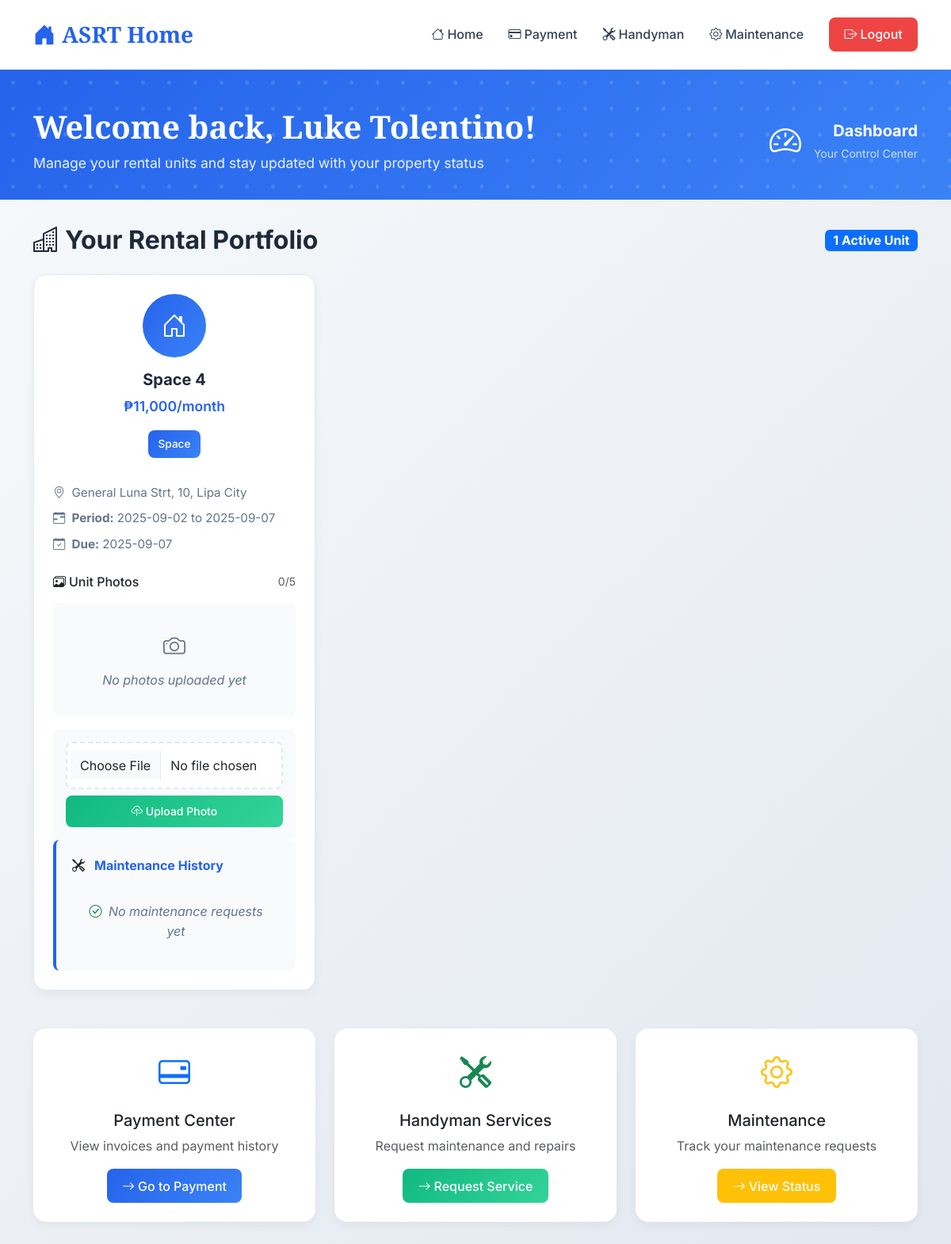
Screenshot of /dashboard.php (signed in) with the database file from the repository.
### tables this page shows
CREATE TABLE `client` (
  `Client_ID` int(11) NOT NULL,
  `Client_fn` varchar(255) DEFAULT NULL COMMENT 'First name',
  `Client_ln` varchar(255) DEFAULT NULL COMMENT 'Last name',
  `Client_Email` varchar(255) NOT NULL COMMENT 'Email address',
  `Client_Phone` varchar(20) DEFAULT NULL COMMENT 'Phone number',
  `C_username` varchar(50) NOT NULL COMMENT 'Username (unique)',
  `C_password` varchar(255) NOT NULL COMMENT 'Password (hashed)',
  `Status` enum('Active','Inactive') NOT NULL DEFAULT 'Active' COMMENT 'Account status'
);

CREATE TABLE `space` (
  `Space_ID` int(11) NOT NULL,
  `Name` varchar(255) DEFAULT NULL,
  `SpaceType_ID` int(11) DEFAULT NULL,
  `UA_ID` int(11) DEFAULT NULL,
  `Street` varchar(255) DEFAULT NULL,
  `Brgy` varchar(255) DEFAULT NULL,
  `City` varchar(255) DEFAULT NULL,
  `Photo` varchar(255) DEFAULT NULL,
  `Price` decimal(10,2) DEFAULT NULL,
  `Flow_Status` varchar(10) NOT NULL DEFAULT 'new',
  `Photo1` varchar(255) DEFAULT NULL,
  `Photo2` varchar(255) DEFAULT NULL,
  `Photo3` varchar(255) DEFAULT NULL,
  `Photo4` varchar(255) DEFAULT NULL,
  `Photo5` varchar(255) DEFAULT NULL
);

CREATE TABLE `spacetype` (
  `SpaceType_ID` int(11) NOT NULL,
  `SpaceTypeName` varchar(255) DEFAULT NULL
);

CREATE TABLE `invoice` (
  `Invoice_ID` int(11) NOT NULL,
  `Client_ID` int(11) DEFAULT NULL,
  `InvoiceDate` date DEFAULT NULL,
  `EndDate` date DEFAULT NULL,
  `InvoiceTotal` decimal(10,2) DEFAULT NULL,
  `Status` varchar(10) DEFAULT 'unpaid',
  `Space_ID` int(11) DEFAULT NULL,
  `Flow_Status` varchar(10) NOT NULL DEFAULT 'new',
  `Chat_ID` int(11) DEFAULT NULL
);

CREATE TABLE `clientspace` (
  `CS_ID` int(11) NOT NULL,
  `Space_ID` int(11) DEFAULT NULL,
  `Client_ID` int(11) DEFAULT NULL,
  `active` tinyint(1) DEFAULT 1,
  `BusinessPhoto` varchar(255) DEFAULT NULL,
  `BusinessPhoto1` varchar(255) DEFAULT NULL,
  `BusinessPhoto2` varchar(255) DEFAULT NULL,
  `BusinessPhoto3` varchar(255) DEFAULT NULL,
  `BusinessPhoto4` varchar(255) DEFAULT NULL,
  `BusinessPhoto5` varchar(255) DEFAULT NULL
);

### dashboard.php (the view, shortened to what the rows shown need)
<?php
require 'database/database.php';
$db = new Database();
$client_id = $_SESSION['client_id'];
$client_details = $db->getClientDetails($client_id);
if ($client_details && is_array($client_details)) {
    $first_name = $client_details['Client_fn'] ?? '';
    $last_name = $client_details['Client_ln'] ?? '';
    $username = $client_details['C_username'] ?? '';
    $client_display = trim("$first_name $last_name") ?: $username;
} else {
    $client_display = "Unknown User";
}
$rented_units = $db->getRentedUnits($client_id);
$unit_ids = !empty($rented_units) ? array_column($rented_units, 'Space_ID') : [];
$maintenance_history = $db->getMaintenanceHistoryForUnits($unit_ids, $client_id);
$unit_photos = $db->getUnitPhotosForClient($client_id);
?>
<!doctype html>
<html lang="en">
<head>
    <link href="https://cdn.jsdelivr.net/npm/bootstrap@5.3.6/dist/css/bootstrap.min.css" rel="stylesheet">
    <link rel="stylesheet" href="https://cdn.jsdelivr.net/npm/bootstrap-icons@1.11.3/font/bootstrap-icons.css">
    <link rel="stylesheet" href="https://cdnjs.cloudflare.com/ajax/libs/font-awesome/6.5.2/css/all.min.css">
</head>
<body>
    <div class="dashboard-header">
        <div class="container">
            <div class="dashboard-header-content">
                <div class="row align-items-center">
                    <div class="col-md-8">
                        <h1 class="welcome-title">Welcome back, <?= htmlspecialchars($client_display) ?>!</h1>
                        <p class="welcome-subtitle">Manage your rental units and stay updated with your property status</p>
                    </div>
                </div>
            </div>
        </div>
    </div>
    <div class="container mb-5">
        <div class="d-flex justify-content-between align-items-center mb-4">
            <h2 class="fw-bold mb-0">
                <i class="bi bi-buildings me-2"></i>Your Rental Portfolio
            </h2>
        </div>
        <?php if ($rented_units): ?>
            <div class="row g-4">
                <?php foreach ($rented_units as $rent):
                    $photos = $unit_photos[$rent['Space_ID']] ?? [];
                    $latest_invoice = $db->getLatestNewInvoiceForUnit($client_id, $rent['Space_ID']);
                    $rental_start = $latest_invoice['StartDate'] ?? $rent['StartDate'];
                    $rental_end = $latest_invoice['EndDate'] ?? $rent['EndDate'];
                    $due_date = $rental_end;
                ?>
                    <div class="col-12 col-lg-6 col-xl-4">
                        <div class="card unit-card fade-in h-100">
                            <div class="card-body d-flex flex-column">
                                <div class="unit-icon">
                                    <i class="bi bi-house-door"></i>
                                </div>
                                <div class="text-center mb-3">
                                    <h5 class="unit-title"><?= htmlspecialchars($rent['Name']) ?></h5>
                                    <div class="unit-price">₱<?= number_format($rent['Price'], 0) ?>/month</div>
                                    <span class="unit-badge"><?= htmlspecialchars($rent['SpaceTypeName']) ?></span>
                                </div>
                                <div class="mb-3">
                                    <div class="unit-details">
                                        <i class="bi bi-geo-alt me-1"></i>
                                        <?= htmlspecialchars($rent['Street']) ?>, <?= htmlspecialchars($rent['Brgy']) ?>, <?= htmlspecialchars($rent['City']) ?>
                                    </div>
                                    <div class="unit-details">
                                        <i class="bi bi-calendar-range me-1"></i>
                                        <strong>Period:</strong> <?= htmlspecialchars($rental_start) ?> to <?= htmlspecialchars($rental_end) ?>
                                    </div>
                                    <div class="unit-details">
                                        <i class="bi bi-calendar-check me-1"></i>
                                        <strong>Due:</strong> <?= htmlspecialchars($due_date) ?>
                                    </div>
                                </div>
                                <div class="flex-grow-1">
                                    <div class="d-flex justify-content-between align-items-center mb-2">
                                        <h6 class="mb-0">
                                            <i class="bi bi-images me-1"></i>Unit Photos
                                        </h6>
                                        <small class="text-muted"><?= count($photos) ?>/5</small>
                                    </div>
                                    <?php if ($photos): ?>
                                        <div class="photo-gallery">
                                            <?php foreach ($photos as $photo): ?>
                                                <div class="photo-item">
                                                    <img src="uploads/unit_photos/<?= htmlspecialchars($photo) ?>"
                                                         alt="Unit Photo"
                                                         onclick="showImageModal('uploads/unit_photos/<?= htmlspecialchars($photo) ?>')">
                                                    <form method="post" class="d-inline">
                                                        <input type="hidden" name="space_id" value="<?= (int)$rent['Space_ID'] ?>">
                                                        <input type="hidden" name="photo_filename" value="<?= htmlspecialchars($photo) ?>">
                                                        <button type="submit"
                                                                name="delete_unit_photo"
                                                                class="delete-photo-btn"
                                                                onclick="return confirm('Delete this photo?');"
                                                                title="Delete photo">
                                                            <i class="bi bi-x"></i>
                                                        </button>
                                                    </form>
                                                </div>
                                            <?php endforeach; ?>
                                        </div>
                                    <?php else: ?>
                                        <div class="no-photos">
                                            <i class="bi bi-camera mb-2 d-block fs-3"></i>
                                            No photos uploaded yet
                                        </div>
                                    <?php endif; ?>
                                    <?php if (count($photos) < 5): ?>
                                        <div class="upload-form">
                                            <form method="post" enctype="multipart/form-data">
                                                <div class="mb-2">
                                                    <input type="file"
                                                           name="unit_photo"
                                                           accept="image/*"
                                                           class="form-control"
                                                           required>
                                                </div>
                                                <button type="submit" name="upload_unit_photo" class="btn btn-success btn-sm w-100">
                                                    <i class="bi bi-cloud-upload me-1"></i>Upload Photo
                                                </button>
                                            </form>
                                        </div>
                                    <?php endif; ?>
                                </div>
                                <div class="maintenance-section mt-auto">
                                    <div class="maintenance-header">
                                        <i class="bi bi-tools"></i>
                                        <h6>Maintenance History</h6>
                                    </div>
                                    <?php if (isset($maintenance_history[$rent['Space_ID']])): ?>
                                        <ul class="maintenance-list">
                                            <?php foreach (array_slice($maintenance_history[$rent['Space_ID']], 0, 3) as $mh): ?>
                                                <li class="maintenance-item">
                                                    <div>
                                                        <div class="maintenance-date"><?= htmlspecialchars($mh['RequestDate']) ?></div>
                                                        <small class="text-muted">Maintenance Request</small>
                                                    </div>
                                                    <span class="maintenance-status <?= strtolower($mh['Status']) ?>">
                                                        <?= htmlspecialchars($mh['Status']) ?>
                                                    </span>
                                                </li>
                                            <?php endforeach; ?>
                                        </ul>
                                        <?php if (count($maintenance_history[$rent['Space_ID']]) > 3): ?>
                                            <small class="text-muted">
                                                <i class="bi bi-three-dots me-1"></i>
                                                +<?= count($maintenance_history[$rent['Space_ID']]) - 3 ?> more records
                                            </small>
                                        <?php endif; ?>
                                    <?php else: ?>
                                        <div class="no-maintenance">
                                            <i class="bi bi-check-circle text-success me-1"></i>
                                            No maintenance requests yet
                                        </div>
                                    <?php endif; ?>
                                </div>
                            </div>
                        </div>
                    </div>
                <?php endforeach; ?>
            </div>
        <?php endif; ?>
    </div>
</body>
</html>

### rows the page displays
client: client_display "Luke Tolentino"
space: Name "Space 4", Price "11,000", SpaceType_ID.SpaceTypeName "Space", Street "General Luna Strt", Brgy "10", City "Lipa City", rental_start "2025-09-02", invoice.EndDate "2025-09-07", shows "No photos uploaded yet", shows "No maintenance requests yet"
clientspace: Space_ID.Space_ID "0"

### other values shown
count($rented_units) "1"
